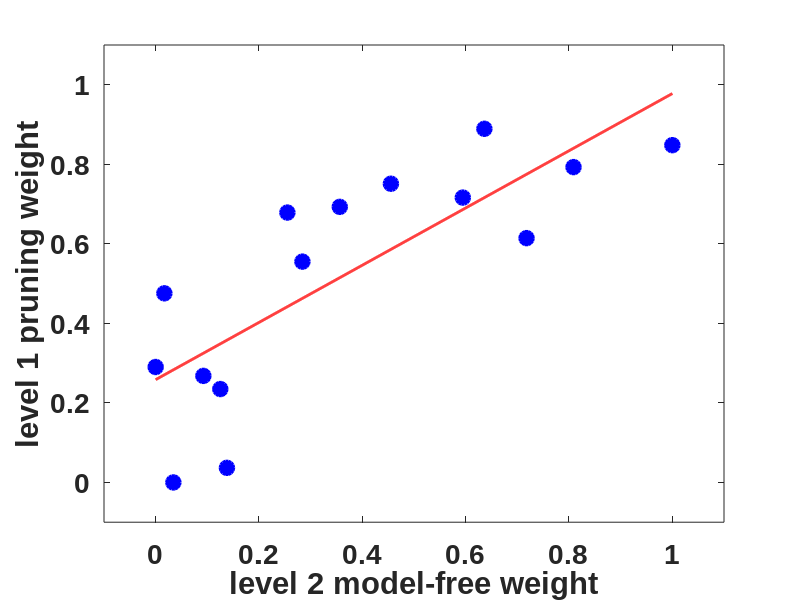

Here is the MATLAB script that generated this plot:

permutationNumber = 1 ;


%-------------------------- raw Data

alphaMF_LL1         = [0.018128645,0.484692816,1,0.902317748,1,0.040716967,0.040220711,1,0.787710893,0.392383109,0.343302586,0.85337534,0.980262693,1,1];
alphaMF_LL1_LL2     = [0.277705636,0.578276082,1,0.902275984,0.940232856,1,0.072119814,1,0.949851395,0.420043476,0.846429376,0.891809138,0.970211639,1,1];
W_level1_LL1        = [0.963288897,0.765132923,0.283697416,0.151857066,0.248869572,0.444729638,0.732053539,0.321353078,0.385618413,0.52441907,0.307030742,0.207026382,0.110713707,1,0.709712519];
W_level1_LL1_LL2    = [0.670317265,0.717499168,0.273339792,0.151864822,0.277835383,0.024225993,0.931302071,0.460720185,0.418851922,0.448053091,0,0.273382218,0.111728945,1,0.708057338];
W_level2_LL1_LL2    = [0.137909697,0.125061937,0.594454579,1,0.45529834,0.284026788,0.092292888,0.254950919,0.71782474,0.016843216,0.356344162,0.808731784,0.636209707,0.034259831,0];
W_level2_LL2        = [0.172338476,0.161309501,0.611543867,0.350383876,0.381528199,0.282714816,0.035410678,0.019705442,0.719293426,0.102506376,0.392506129,0.678158426,0.60312096];


%-------------------------- data sets selected from raw data, to be tested
X1=W_level2_LL1_LL2;
X2=W_level1_LL1;


%-------------------------- computing R2
R=corr2(X1,X2);
R^2


%-------------------------- test
Size = size(X1);

counter = 0 ;
newX2 = zeros(1,Size(1,2));


for i = 1: permutationNumber

    p = randperm(Size(1,2));
    
    for j=1:Size(1,2)
        newX2(1,j) =   X2(p(j));   
    end
    
    newR = corr2(X1,newX2);
    
    if R>0
        if newR > R
            counter = counter + 1 ;
        end
    else
        if newR < R
            counter = counter + 1 ;
        end
    end
end


p_value = (counter*1.0)/permutationNumber


%-------------------------- Plotting
FigHandle = figure('Position', [100, 100, 400, 290]);
set(0,'DefaultAxesFontName', 'Arial')
set(0,'DefaultAxesFontSize', 20)
set(0,'DefaultAxesFontWeight', 'bold')

Ones = ones(1,Size(1,2));
X2 = Ones-X2;

plot(X1,X2 ,'o', 'linewidth', 2,'color','red','markerfacecolor','blue','markeredgecolor','blue','markersize',10);  
hold on

margins = 0.1 ;
axis([-margins,margins+1,-margins,margins+1])
xlabel('level 2 model-free weight');
ylabel('level 1 pruning weight');


xlm=[0:0.001:1];
p = polyfit(X1,X2,1);
a=p(1);
b=p(2);
plot(xlm,b+a*xlm, 'linewidth', 2,'color','r')

